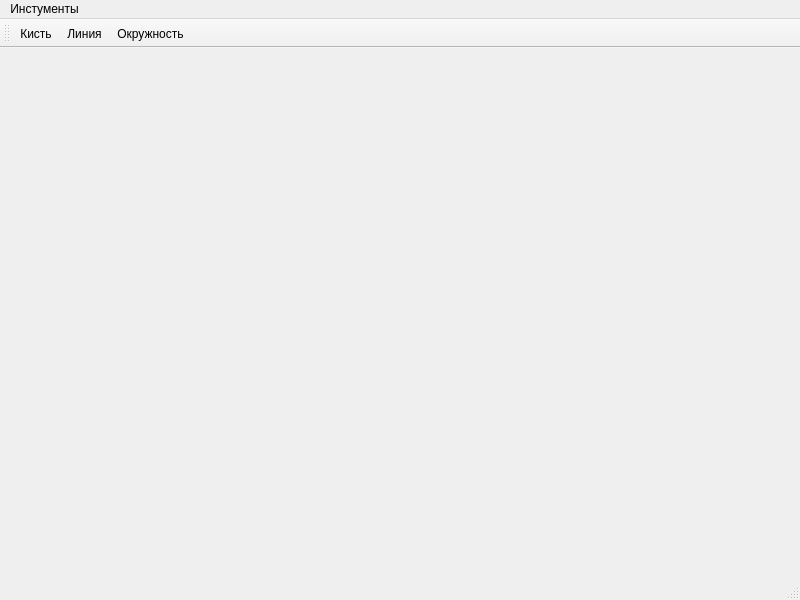
<?xml version="1.0" encoding="UTF-8"?>
<ui version="4.0">
 <class>MainWindow</class>
 <widget class="QMainWindow" name="MainWindow">
  <property name="geometry">
   <rect>
    <x>0</x>
    <y>0</y>
    <width>800</width>
    <height>600</height>
   </rect>
  </property>
  <property name="windowTitle">
   <string>MainWindow</string>
  </property>
  <widget class="QWidget" name="centralwidget"/>
  <widget class="QMenuBar" name="menubar">
   <property name="geometry">
    <rect>
     <x>0</x>
     <y>0</y>
     <width>800</width>
     <height>21</height>
    </rect>
   </property>
   <widget class="QMenu" name="menu">
    <property name="title">
     <string>Инстументы</string>
    </property>
    <addaction name="act_bush"/>
    <addaction name="act_line"/>
    <addaction name="action_3"/>
   </widget>
   <addaction name="menu"/>
  </widget>
  <widget class="QStatusBar" name="statusbar"/>
  <widget class="QToolBar" name="toolBar">
   <property name="windowTitle">
    <string>toolBar</string>
   </property>
   <attribute name="toolBarArea">
    <enum>TopToolBarArea</enum>
   </attribute>
   <attribute name="toolBarBreak">
    <bool>false</bool>
   </attribute>
   <addaction name="act_bush"/>
   <addaction name="act_line"/>
   <addaction name="action_3"/>
  </widget>
  <action name="act_bush">
   <property name="text">
    <string>Кисть</string>
   </property>
  </action>
  <action name="act_line">
   <property name="text">
    <string>Линия</string>
   </property>
  </action>
  <action name="action_3">
   <property name="text">
    <string>Окружность</string>
   </property>
  </action>
 </widget>
 <resources/>
 <connections/>
</ui>
